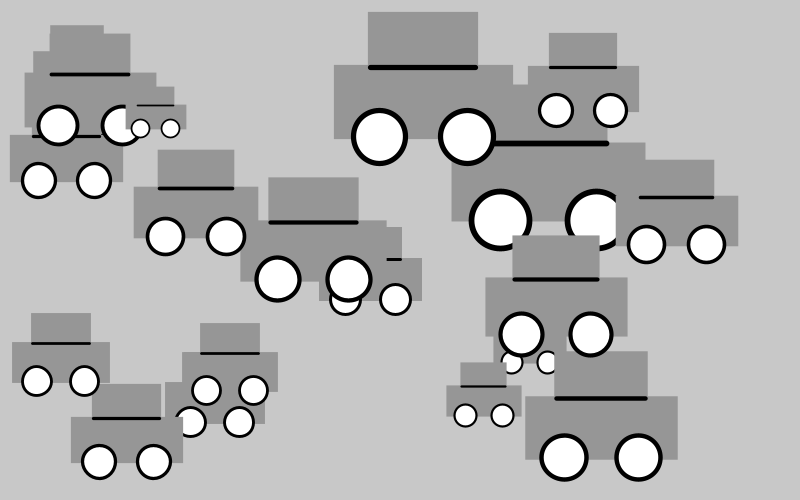
Frame 1 (no input)
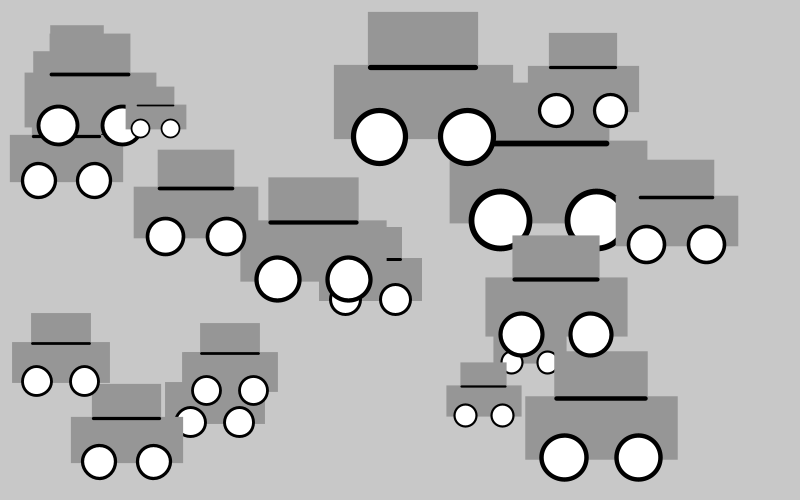
Frame 60 (the mouse pressed at the canvas centre just before this capture)
Frame 120 (the mouse held since frame 60 and released just before this capture): identical to frame 60, image omitted

The Processing sketch that drew these frames (run headless with seeded random() and noise(); from frame 60 on, the mouse is pressed at the canvas centre):

// Processing sketch: es404
// ── es404.pde
//int X = 0;
//int Y = 0;
int coordinateX[] = new int[20];
int coordinateY[] = new int[20];
float scales[] = new float[20];

void setup() {
  size(800,500);
  for (int i=0; i<20; i++ ) {
    coordinateX[i] = int(random(0, width-100));
    coordinateY[i] = int(random(40, height-60));
    scales[i] = random(0.5, 2);
  }
}

void draw() {

    background(200);
  for(int i=0; i<20; i++) {
    stroke(150);
    fill(150);
    pushMatrix();
    translate(coordinateX[i], coordinateY[i]);
    scale(scales[i]);
    rect(0, 0, 100, 40);
    rect(20, -30, 60, 30);
    fill(0);
    stroke(0);
    strokeWeight(3);
    line(20, 0, 80, 0);
    fill(255);
    ellipse(25, 40, 30, 30);
    ellipse(75, 40, 30, 30);
    popMatrix();
  }
}
